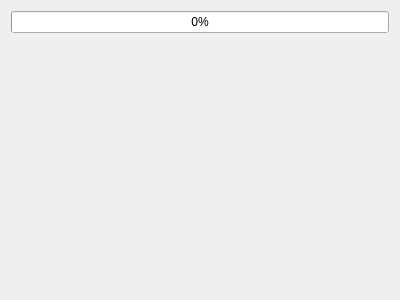
<?xml version="1.0" encoding="UTF-8"?>
<ui version="4.0">
 <class>AccStructComparison</class>
 <widget class="QWidget" name="AccStructComparison">
  <property name="geometry">
   <rect>
    <x>0</x>
    <y>0</y>
    <width>400</width>
    <height>300</height>
   </rect>
  </property>
  <property name="windowTitle">
   <string>Form</string>
  </property>
  <layout class="QGridLayout" name="gridLayout">
   <item row="1" column="0">
    <widget class="QCustomPlot" name="plotter" native="true"/>
   </item>
   <item row="0" column="0">
    <widget class="QProgressBar" name="progress">
     <property name="value">
      <number>0</number>
     </property>
    </widget>
   </item>
  </layout>
 </widget>
 <customwidgets>
  <customwidget>
   <class>QCustomPlot</class>
   <extends>QWidget</extends>
   <header>qcustomplot.h</header>
   <container>1</container>
  </customwidget>
 </customwidgets>
 <resources/>
 <connections/>
</ui>
